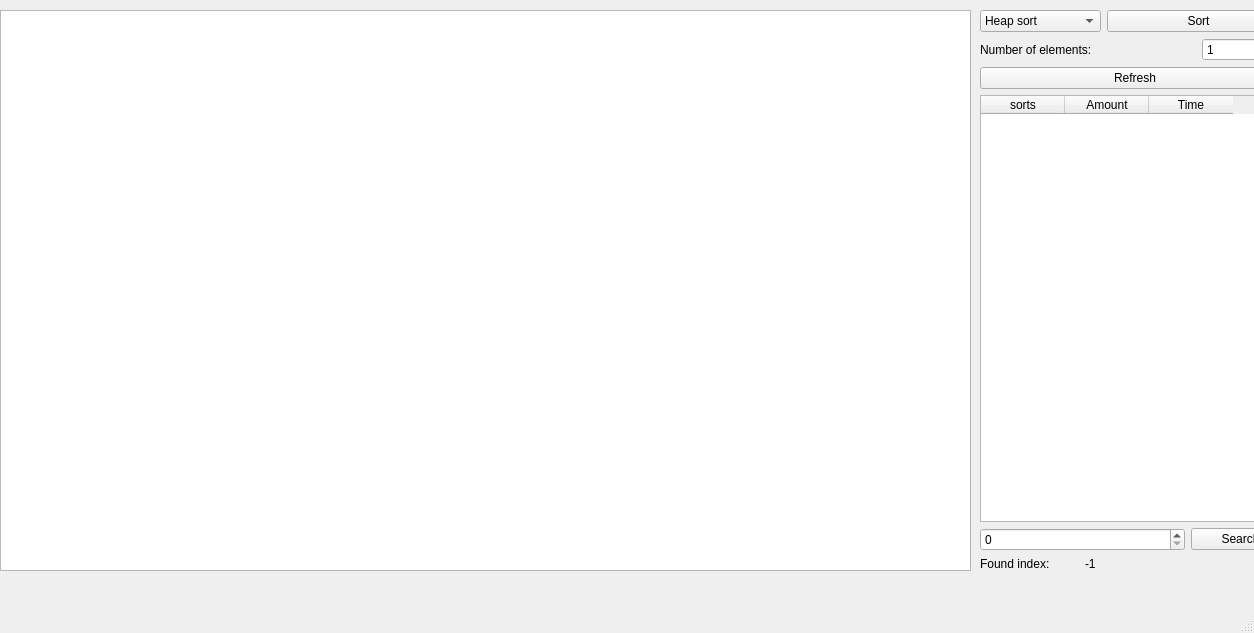
<?xml version="1.0" encoding="UTF-8"?>
<ui version="4.0">
 <class>MainWindow</class>
 <widget class="QMainWindow" name="MainWindow">
  <property name="geometry">
   <rect>
    <x>0</x>
    <y>0</y>
    <width>1254</width>
    <height>633</height>
   </rect>
  </property>
  <property name="minimumSize">
   <size>
    <width>200</width>
    <height>400</height>
   </size>
  </property>
  <property name="windowTitle">
   <string>MainWindow</string>
  </property>
  <widget class="QWidget" name="centralwidget">
   <widget class="QGraphicsView" name="graphicsView">
    <property name="geometry">
     <rect>
      <x>0</x>
      <y>10</y>
      <width>971</width>
      <height>561</height>
     </rect>
    </property>
   </widget>
   <widget class="QWidget" name="layoutWidget">
    <property name="geometry">
     <rect>
      <x>980</x>
      <y>10</y>
      <width>310</width>
      <height>561</height>
     </rect>
    </property>
    <layout class="QVBoxLayout" name="verticalLayout">
     <item>
      <layout class="QGridLayout" name="gridLayout_2">
       <item row="0" column="0">
        <widget class="QComboBox" name="comboBox">
         <item>
          <property name="text">
           <string>Heap sort</string>
          </property>
         </item>
         <item>
          <property name="text">
           <string>Quick sort</string>
          </property>
         </item>
         <item>
          <property name="text">
           <string>Merge sort</string>
          </property>
         </item>
         <item>
          <property name="text">
           <string>Interpolation sort</string>
          </property>
         </item>
        </widget>
       </item>
       <item row="0" column="1" colspan="2">
        <widget class="QPushButton" name="sort">
         <property name="text">
          <string>Sort</string>
         </property>
        </widget>
       </item>
       <item row="2" column="2">
        <widget class="QSpinBox" name="spinBox">
         <property name="minimum">
          <number>1</number>
         </property>
         <property name="maximum">
          <number>300</number>
         </property>
        </widget>
       </item>
       <item row="2" column="0" colspan="2">
        <widget class="QLabel" name="label">
         <property name="text">
          <string>Number of elements:</string>
         </property>
        </widget>
       </item>
      </layout>
     </item>
     <item>
      <widget class="QPushButton" name="refresh">
       <property name="text">
        <string>Refresh</string>
       </property>
      </widget>
     </item>
     <item>
      <widget class="QTableWidget" name="tableWidget">
       <property name="editTriggers">
        <set>QAbstractItemView::NoEditTriggers</set>
       </property>
       <attribute name="horizontalHeaderMinimumSectionSize">
        <number>49</number>
       </attribute>
       <attribute name="horizontalHeaderDefaultSectionSize">
        <number>84</number>
       </attribute>
       <column>
        <property name="text">
         <string>sorts</string>
        </property>
       </column>
       <column>
        <property name="text">
         <string>Amount</string>
        </property>
       </column>
       <column>
        <property name="text">
         <string>Time</string>
        </property>
       </column>
      </widget>
     </item>
     <item>
      <layout class="QGridLayout" name="gridLayout">
       <item row="1" column="1" colspan="2">
        <widget class="QLabel" name="label_2">
         <property name="text">
          <string>-1</string>
         </property>
        </widget>
       </item>
       <item row="0" column="2">
        <widget class="QPushButton" name="search">
         <property name="text">
          <string>Search</string>
         </property>
        </widget>
       </item>
       <item row="0" column="0" colspan="2">
        <widget class="QSpinBox" name="spinBox_2">
         <property name="minimum">
          <number>0</number>
         </property>
         <property name="maximum">
          <number>999</number>
         </property>
        </widget>
       </item>
       <item row="1" column="0">
        <widget class="QLabel" name="label_4">
         <property name="text">
          <string>Found index:</string>
         </property>
        </widget>
       </item>
      </layout>
     </item>
    </layout>
   </widget>
  </widget>
  <widget class="QMenuBar" name="menubar">
   <property name="geometry">
    <rect>
     <x>0</x>
     <y>0</y>
     <width>1254</width>
     <height>30</height>
    </rect>
   </property>
  </widget>
  <widget class="QStatusBar" name="statusbar"/>
 </widget>
 <resources/>
 <connections/>
</ui>
